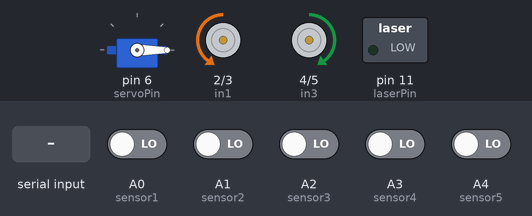
Recording of a sketch running on a simulated Arduino Uno, built with avr-gcc and run on an emulated ATmega328P. Shown: servo, motor-driver pin pairs drawn as motors (green arrow = first pin HIGH = forward, orange = second pin HIGH = backward, longer = more drive, scaled by the enable pin), switched loads named in the sketch (green lamp = pin HIGH). The inputs (shaded band) are chosen by the test bench; at power-on: A0 (sensor1), A1 (sensor2), A2 (sensor3), A3 (sensor4), A4 (sensor5) LOW. What the sketch prints to the serial monitor is not drawn.

Above: at 1.2 s.
1.3 s: A0 (sensor1) driven HIGH
At 2.5 s:
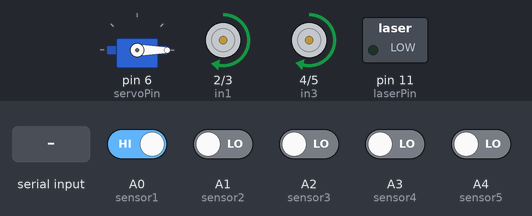
2.8 s: "G" received over Serial
At 3.2 s:
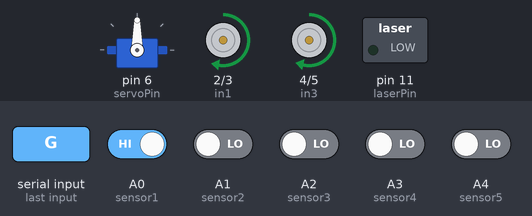
4.8 s: A0 (sensor1) driven LOW
At 5.2 s:
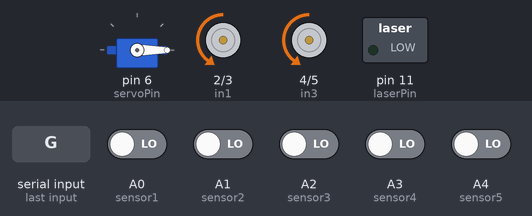
7.8 s: "G" received over Serial
At 8.2 s:
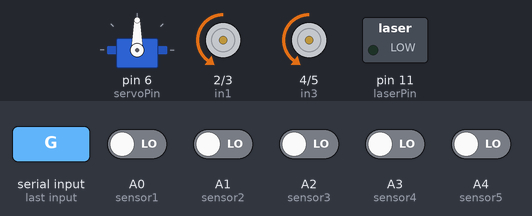
9.8 s: A1 (sensor2) driven HIGH
At 10.6 s:
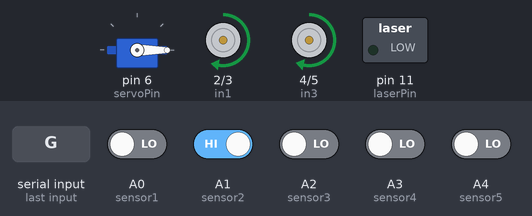
12.8 s: A3 (sensor4) driven HIGH
At 14.4 s:
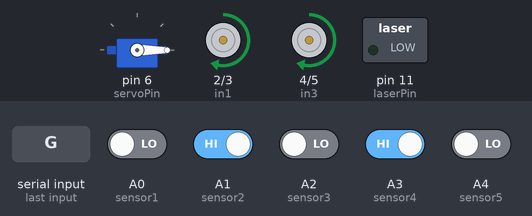
Timing chart, 0 to 15.4 s (numbered marks = the images above; inputs shaded):
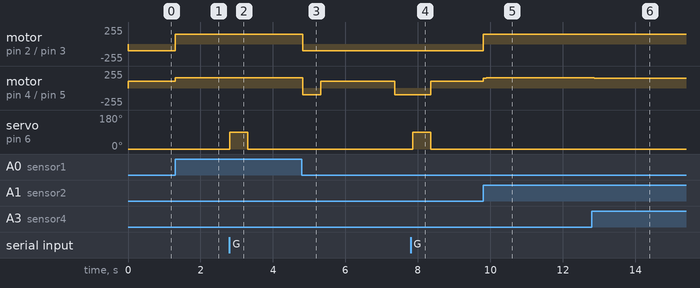

The sketch:

RoboGladiator_Bluetooth.ino
```cpp
// Định nghĩa chân động cơ
#define in1 2
#define in2 3
#define enA 9
#define in3 4
#define in4 5
#define enB 10

// Định nghĩa chân cảm biến hồng ngoại (5 cái)
#define sensor1 A0
#define sensor2 A1
#define sensor3 A2
#define sensor4 A3
#define sensor5 A4

// Định nghĩa chân cho mạch Bluetooth HM-10
#define bluetoothRX 7 // Chân TX của HM-10 kết nối với RX của Arduino
#define bluetoothTX 8 // Chân RX của HM-10 kết nối với TX của Arduino

// Định nghĩa chân cho tay gắp
#define servoPin 6 // Chân cho servo tay gắp

// Định nghĩa chân cho tia laser
#define laserPin 11 // Chân cho tia laser

// Biến PID
float Kp = 1.0;  // Hệ số Proportional
float Ki = 0.0;  // Hệ số Integral
float Kd = 0.5;  // Hệ số Derivative

float previous_error = 0;
float integral = 0;
unsigned long lost_line_time = 0;  // Thời gian mất line
const unsigned long TIMEOUT = 2000; // Thời gian giới hạn mất line

// Khởi tạo biến cho tay gắp
#include <Servo.h>
Servo grabber; // Đối tượng servo cho tay gắp

// Biến điều khiển bắn banh
bool isShooting = false; // Trạng thái động cơ bắn đang quay
unsigned long lastButtonPress = 0; // Thời gian bấm nút trước đó
const unsigned long shootDuration = 500; // Thời gian động cơ quay để bắn (ms)

void setup() {
  // Thiết lập chân động cơ là đầu ra
  pinMode(in1, OUTPUT);
  pinMode(in2, OUTPUT);
  pinMode(enA, OUTPUT);
  pinMode(in3, OUTPUT);
  pinMode(in4, OUTPUT);
  pinMode(enB, OUTPUT);

  // Thiết lập chân cảm biến là đầu vào
  pinMode(sensor1, INPUT);
  pinMode(sensor2, INPUT);
  pinMode(sensor3, INPUT);
  pinMode(sensor4, INPUT);
  pinMode(sensor5, INPUT);

  // Thiết lập chân Bluetooth
  Serial.begin(9600); // Khởi động Serial để debug

  // Thiết lập chân laser
  pinMode(laserPin, OUTPUT);
  digitalWrite(laserPin, LOW); // Tắt tia laser ban đầu

  // Khởi tạo servo cho tay gắp
  grabber.attach(servoPin);
  grabber.write(0); // Đặt tay gắp ở vị trí ban đầu (mở)

}

void loop() {
  // Đọc giá trị cảm biến (5 cảm biến hồng ngoại đơn)
  int s1 = digitalRead(sensor1);
  int s2 = digitalRead(sensor2);
  int s3 = digitalRead(sensor3);
  int s4 = digitalRead(sensor4);
  int s5 = digitalRead(sensor5);

  // Kiểm tra xem robot có tìm thấy line không
  bool lineDetected = s1 || s2 || s3 || s4 || s5;

  // Kiểm tra dữ liệu từ Bluetooth
  if (Serial.available()) {
    char command = Serial.read(); // Đọc lệnh từ Bluetooth

    if (command == 'F') { // Tiến
      moveMotors(150, 150);
    } else if (command == 'B') { // Lùi
      moveBackward();
    } else if (command == 'L') { // Rẽ trái
      moveMotors(100, 150); // Tùy chỉnh tốc độ
    } else if (command == 'R') { // Rẽ phải
      moveMotors(150, 100); // Tùy chỉnh tốc độ
    } else if (command == 'S') { // Dừng
      moveMotors(0, 0);
    } else if (command == 'P' && !isShooting) { // Bắn
      shootBall(); // Gọi hàm bắn banh
      isShooting = true; // Đánh dấu là đang bắn
      delay(shootDuration); // Đợi trong thời gian bắn
      stopShooting(); // Dừng bắn
      isShooting = false; // Đánh dấu là không còn bắn nữa
    } else if (command == 'G') { // Kích hoạt tay gắp
      grabber.write(90); // Gắp
      delay(500); // Giữ tay gắp trong 500ms
      grabber.write(0); // Mở tay gắp
    } else if (command == 'L') { // Bật/Tắt tia laser
      digitalWrite(laserPin, !digitalRead(laserPin)); // Chuyển trạng thái
    }
  }

  // Nếu không phát hiện line
  if (!lineDetected) {
    if (millis() - lost_line_time > TIMEOUT) {
      // Nếu đã không phát hiện line trong thời gian timeout, robot lùi lại
      Serial.println("Mất line, lùi lại...");
      moveBackward();
      delay(500); // Lùi lại trong 500ms
      lost_line_time = millis(); // Cập nhật thời gian mất line
    } else {
      // Robot vẫn đang tìm line
      Serial.println("Đang tìm line...");
      searchForLine(); // Tìm kiếm line
    }
  } else {
    // Tính toán vị trí vạch (giá trị trung bình trọng số)
    float error = (s1 * -2) + (s2 * -1) + (s3 * 0) + (s4 * 1) + (s5 * 2);

    // Tính toán giá trị PID
    integral += error;
    float derivative = error - previous_error;
    float correction = (Kp * error) + (Ki * integral) + (Kd * derivative);

    // Điều chỉnh tốc độ động cơ dựa trên giá trị PID
    int base_speed = 150;  // Tốc độ cơ bản của robot
    int left_speed = base_speed + correction;
    int right_speed = base_speed - correction;

    // Giới hạn giá trị tốc độ từ 0 đến 255
    left_speed = constrain(left_speed, 0, 255);
    right_speed = constrain(right_speed, 0, 255);

    // Điều khiển động cơ
    moveMotors(left_speed, right_speed);

    // Cập nhật lỗi trước đó cho PID
    previous_error = error;

    // Hiển thị giá trị để debug
    Serial.print("Error: ");
    Serial.print(error);
    Serial.print(" Correction: ");
    Serial.print(correction);
    Serial.print(" Left Speed: ");
    Serial.print(left_speed);
    Serial.print(" Right Speed: ");
    Serial.println(right_speed);

    delay(10);  // Giảm tải cho vi xử lý
  }
}

// Hàm điều khiển động cơ
void moveMotors(int leftSpeed, int rightSpeed) {
  if (leftSpeed > 0) {
    digitalWrite(in1, HIGH);
    digitalWrite(in2, LOW);
  } else {
    digitalWrite(in1, LOW);
    digitalWrite(in2, HIGH);
    leftSpeed = -leftSpeed;
  }

  if (rightSpeed > 0) {
    digitalWrite(in3, HIGH);
    digitalWrite(in4, LOW);
  } else {
    digitalWrite(in3, LOW);
    digitalWrite(in4, HIGH);
    rightSpeed = -rightSpeed;
  }

  analogWrite(enA, leftSpeed);
  analogWrite(enB, rightSpeed);
}

// Hàm lùi lại
void moveBackward() {
  digitalWrite(in1, LOW);
  digitalWrite(in2, HIGH);
  digitalWrite(in3, LOW);
  digitalWrite(in4, HIGH);
  analogWrite(enA, 100); // Tốc độ lùi
  analogWrite(enB, 100); // Tốc độ lùi
}

// Hàm tìm kiếm line
void searchForLine() {
  // Quay trái để tìm line
  digitalWrite(in1, LOW);
  digitalWrite(in2, HIGH);
  digitalWrite(in3, HIGH);
  digitalWrite(in4, LOW);
  analogWrite(enA, 100); // Tốc độ quay
  analogWrite(enB, 100); // Tốc độ quay
}

// Hàm bắn banh
void shootBall() {
  Serial.println("Bắn banh!");
  // Thực hiện lệnh bắn ở đây (nếu cần)
}

// Hàm dừng bắn
void stopShooting() {
  // Thực hiện lệnh dừng bắn ở đây (nếu cần)
  Serial.println("Dừng bắn!");
}
```

Measured:
- after the input at 1.3 s, motor on pin 2 (in1) / pin 3 (in2): backward 100/255 → forward 147/255 at once, → forward 148/255 0.08 s later
- after the input at 2.8 s, servo on pin 6 (servoPin): 0° → 90° at once, → 0° 0.50 s later
- after the input at 4.8 s, motor on pin 2 (in1) / pin 3 (in2): forward 148/255 → backward 100/255 at once; motor on pin 4 (in3) / pin 5 (in4): forward 152/255 → backward 100/255 at once, → forward 100/255 0.50 s later, → backward 100/255 2.0 s later
- after the input at 7.8 s, motor on pin 4 (in3) / pin 5 (in4): backward 100/255 → forward 100/255 after 0.56 s instead of 0.06 s; servo on pin 6 (servoPin): 0° → 90° after 0.06 s, → 0° 0.50 s later
- after the input at 9.8 s, motor on pin 2 (in1) / pin 3 (in2): backward 100/255 → forward 149/255 at once
- after the input at 12.8 s, motor on pin 2 (in1) / pin 3 (in2): forward 149/255 → forward 150/255 after 0.06 s; motor on pin 4 (in3) / pin 5 (in4): forward 151/255 → forward 149/255 after 0.06 s, → forward 150/255 0.07 s later
